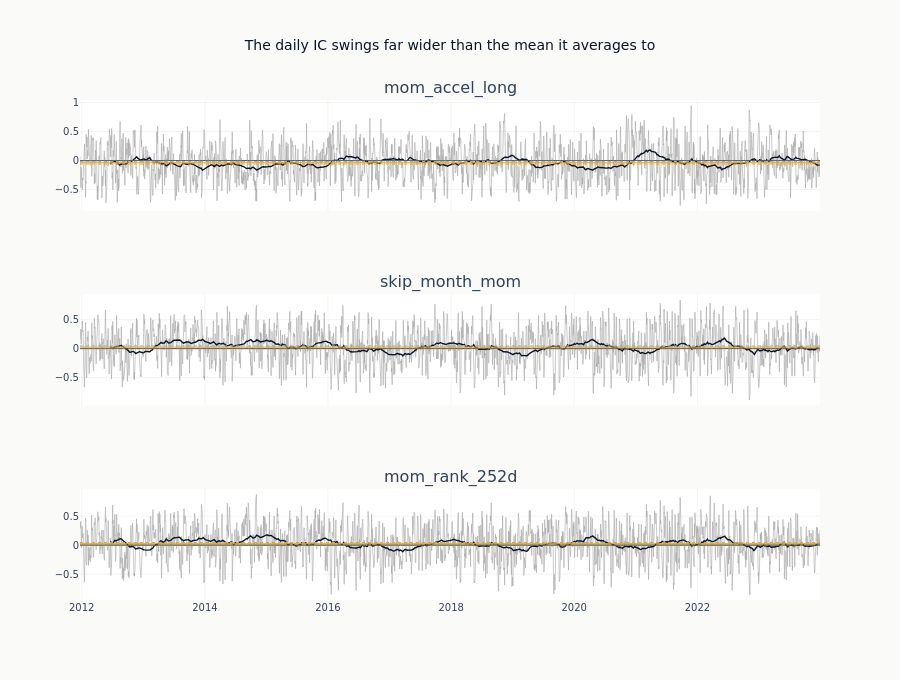

The code cell stored with this chart in its notebook:
### Markdown cell above
### The IC series itself

Every statistic above is a scalar summary of one object: the per-date IC series.
Two failure modes are visible only in the series - an IC that comes from a single
episode and is flat around it, and an IC that changes sign between folds - so it
is drawn before it is reduced. The band is the HAC interval around the
full-sample mean, which allows for the serial dependence the overlapping label
induces.

### Code cell
LEADING_FOR_SERIES = 3
ROLLING_DAYS = 126
series_features = eval_summary.head(LEADING_FOR_SERIES)["feature"].to_list()

fig = make_subplots(
    rows=len(series_features), cols=1, shared_xaxes=True, subplot_titles=series_features
)
for row, feat in enumerate(series_features, start=1):
    series = ic_timeseries[feat].sort(DATE_COL)
    bands = compute_ic_uncertainty(series, horizon=HAC_MAXLAGS, ic_col="ic")
    dates = series[DATE_COL].to_list()
    fig.add_trace(
        go.Scatter(
            x=dates,
            y=series["ic"].to_list(),
            mode="lines",
            line=dict(color=GRAY_FILLS["muted"], width=0.6),
            showlegend=False,
        ),
        row=row,
        col=1,
    )
    fig.add_trace(
        go.Scatter(
            x=dates,
            y=series["ic"].rolling_mean(ROLLING_DAYS, min_samples=ROLLING_DAYS).to_list(),
            mode="lines",
            line=dict(color=COLORS["blue"], width=1.4),
            showlegend=False,
        ),
        row=row,
        col=1,
    )
    for value, dash in (
        (bands["mean_ic"], "solid"),
        (bands["ci_hac_lower"], "dot"),
        (bands["ci_hac_upper"], "dot"),
    ):
        fig.add_hline(y=value, line=dict(color=COLORS["amber"], width=1, dash=dash), row=row, col=1)
    fig.add_hline(y=0, line=dict(color=GRAY_FILLS["border"], width=0.8), row=row, col=1)
fig.update_layout(
    template="ml4t",
    height=200 * len(series_features) + 80,
    width=900,
    title_text="The daily IC swings far wider than the mean it averages to",
)
fig.show()

### Figure 1 — Plotly figure (JSON) as saved in the notebook; plotly's stock layout.template omitted (floating-point values rounded to 4 significant figures; data arrays with more than 128 entries replaced by an {"elided": "..."} marker saying what was removed)
{"data": [{"line": {"color": "#a8a8a8", "width": 0.6}, "mode": "lines", "showlegend": false, "type": "scatter", "x": {"elided": "3100 str values"}, "xaxis": "x", "y": {"elided": "3100 float values"}, "yaxis": "y"}, {"line": {"color": "#0a1628", "width": 1.4}, "mode": "lines", "showlegend": false, "type": "scatter", "x": {"elided": "3100 str values"}, "xaxis": "x", "y": {"elided": "3100 float values"}, "yaxis": "y"}, {"line": {"color": "#a8a8a8", "width": 0.6}, "mode": "lines", "showlegend": false, "type": "scatter", "x": {"elided": "3100 str values"}, "xaxis": "x2", "y": {"elided": "3100 float values"}, "yaxis": "y2"}, {"line": {"color": "#0a1628", "width": 1.4}, "mode": "lines", "showlegend": false, "type": "scatter", "x": {"elided": "3100 str values"}, "xaxis": "x2", "y": {"elided": "3100 float values"}, "yaxis": "y2"}, {"line": {"color": "#a8a8a8", "width": 0.6}, "mode": "lines", "showlegend": false, "type": "scatter", "x": {"elided": "3100 str values"}, "xaxis": "x3", "y": {"elided": "3100 float values"}, "yaxis": "y3"}, {"line": {"color": "#0a1628", "width": 1.4}, "mode": "lines", "showlegend": false, "type": "scatter", "x": {"elided": "3100 str values"}, "xaxis": "x3", "y": {"elided": "3100 float values"}, "yaxis": "y3"}], "layout": {"annotations": [{"font": {"size": 16}, "showarrow": false, "text": "mom_accel_long", "x": 0.5, "xanchor": "center", "xref": "paper", "y": 1.0, "yanchor": "bottom", "yref": "paper"}, {"font": {"size": 16}, "showarrow": false, "text": "skip_month_mom", "x": 0.5, "xanchor": "center", "xref": "paper", "y": 0.6111, "yanchor": "bottom", "yref": "paper"}, {"font": {"size": 16}, "showarrow": false, "text": "mom_rank_252d", "x": 0.5, "xanchor": "center", "xref": "paper", "y": 0.2222, "yanchor": "bottom", "yref": "paper"}], "height": 680, "shapes": [{"line": {"color": "#D4A84B", "dash": "solid", "width": 1}, "type": "line", "x0": 0, "x1": 1, "xref": "x domain", "y0": -0.03839, "y1": -0.03839, "yref": "y"}, {"line": {"color": "#D4A84B", "dash": "dot", "width": 1}, "type": "line", "x0": 0, "x1": 1, "xref": "x domain", "y0": -0.05942, "y1": -0.05942, "yref": "y"}, {"line": {"color": "#D4A84B", "dash": "dot", "width": 1}, "type": "line", "x0": 0, "x1": 1, "xref": "x domain", "y0": -0.01736, "y1": -0.01736, "yref": "y"}, {"line": {"color": "#666666", "width": 0.8}, "type": "line", "x0": 0, "x1": 1, "xref": "x domain", "y0": 0, "y1": 0, "yref": "y"}, {"line": {"color": "#D4A84B", "dash": "solid", "width": 1}, "type": "line", "x0": 0, "x1": 1, "xref": "x2 domain", "y0": 0.02622, "y1": 0.02622, "yref": "y2"}, {"line": {"color": "#D4A84B", "dash": "dot", "width": 1}, "type": "line", "x0": 0, "x1": 1, "xref": "x2 domain", "y0": 0.005424, "y1": 0.005424, "yref": "y2"}, {"line": {"color": "#D4A84B", "dash": "dot", "width": 1}, "type": "line", "x0": 0, "x1": 1, "xref": "x2 domain", "y0": 0.04701, "y1": 0.04701, "yref": "y2"}, {"line": {"color": "#666666", "width": 0.8}, "type": "line", "x0": 0, "x1": 1, "xref": "x2 domain", "y0": 0, "y1": 0, "yref": "y2"}, {"line": {"color": "#D4A84B", "dash": "solid", "width": 1}, "type": "line", "x0": 0, "x1": 1, "xref": "x3 domain", "y0": 0.02528, "y1": 0.02528, "yref": "y3"}, {"line": {"color": "#D4A84B", "dash": "dot", "width": 1}, "type": "line", "x0": 0, "x1": 1, "xref": "x3 domain", "y0": 0.004737, "y1": 0.004737, "yref": "y3"}, {"line": {"color": "#D4A84B", "dash": "dot", "width": 1}, "type": "line", "x0": 0, "x1": 1, "xref": "x3 domain", "y0": 0.04583, "y1": 0.04583, "yref": "y3"}, {"line": {"color": "#666666", "width": 0.8}, "type": "line", "x0": 0, "x1": 1, "xref": "x3 domain", "y0": 0, "y1": 0, "yref": "y3"}], "title": {"text": "The daily IC swings far wider than the mean it averages to"}, "width": 900, "xaxis": {"anchor": "y", "domain": [0.0, 1.0], "matches": "x3", "showticklabels": false}, "xaxis2": {"anchor": "y2", "domain": [0.0, 1.0], "matches": "x3", "showticklabels": false}, "xaxis3": {"anchor": "y3", "domain": [0.0, 1.0]}, "yaxis": {"anchor": "x", "domain": [0.7778, 1.0]}, "yaxis2": {"anchor": "x2", "domain": [0.3889, 0.6111]}, "yaxis3": {"anchor": "x3", "domain": [0.0, 0.2222]}}}
